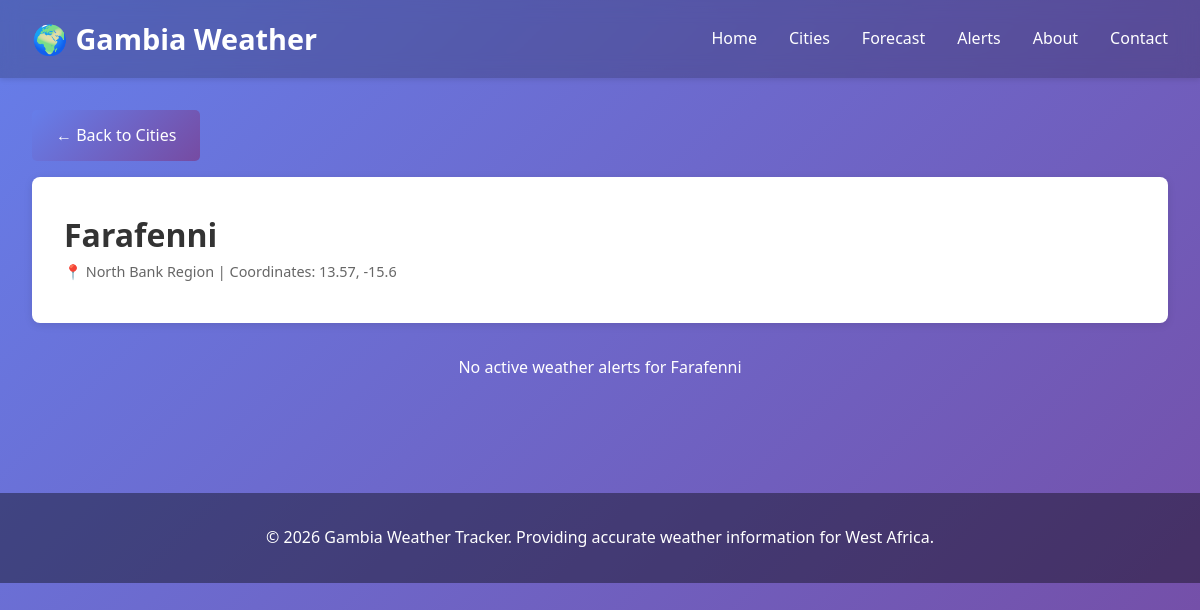
/city/4/, run on the app's committed database.
### blog/models.py (models this page shows, shortened)
class City(models.Model):
    name = models.CharField(max_length=100, unique=True)
    region = models.CharField(max_length=100)
    latitude = models.FloatField()
    longitude = models.FloatField()
    description = models.TextField(blank=True)
    class Meta:
        verbose_name_plural = 'Cities'

### blog/views.py (the view)
# urls.py: path('city/<int:pk>/', views.city_weather, name='city_weather'),
def city_weather(request, pk):
    city = get_object_or_404(City, pk=pk)
    weather = WeatherData.objects.get(city=city) if WeatherData.objects.filter(city=city).exists() else None
    forecast = Forecast.objects.filter(city=city)[:7]
    alerts = WeatherAlert.objects.filter(city=city, is_active=True)
    context = {
        'city': city,
        'weather': weather,
        'forecast': forecast,
        'alerts': alerts,
    }
    return render(request, 'blog/city_weather.html', context)

### blog/templates/blog/city_weather.html (shortened to what this page needs)
{% extends 'base.html' %}
{% block content %}
<div class="container">
    <a href="{% url 'blog:cities_list' %}" class="btn" style="margin-bottom: 1rem;">← Back to Cities</a>
    <div class="city-info">
        <h1>{{ city.name }}</h1>
        <div class="card-meta">📍 {{ city.region }} | Coordinates: {{ city.latitude }}, {{ city.longitude }}</div>
    </div>
    {% if alerts %}
    <section class="section">
        <h2>⚠️ Active Alerts for {{ city.name }}</h2>
        {% for alert in alerts %}
        <div class="alert {% if alert.level == 'alert' %}alert-danger{% elif alert.level == 'warning' %}warning{% else %}info{% endif %}">
            <strong>{{ alert.get_level_display }}: {{ alert.title }}</strong><br>
            {{ alert.description }}<br>
            <small>Expires: {{ alert.expires_at|date:"M d, Y H:i" }}</small>
        </div>
        {% endfor %}
    </section>
    {% else %}
    <section class="section">
        <p style="color: white; text-align: center;">No active weather alerts for {{ city.name }}</p>
    </section>
    {% endif %}
</div>
{% endblock %}

### blog/templates/base.html (style rules this page uses)
* { margin: 0; padding: 0; box-sizing: border-box; }
body { font-family: 'Segoe UI', Tahoma, Geneva, Verdana, sans-serif; line-height: 1.6; color: #333; background: linear-gradient(135deg, #667eea 0%, #764ba2 100%); min-height: 100vh; }
.container { max-width: 1200px; margin: 0 auto; padding: 2rem; }
.section { margin: 2rem 0; }
.card-meta { font-size: 0.9rem; color: #666; margin-bottom: 0.5rem; }
.btn { display: inline-block; padding: 0.8rem 1.5rem; background: linear-gradient(135deg, #667eea 0%, #764ba2 100%); color: white; text-decoration: none; border-radius: 5px; transition: opacity 0.3s; border: none; cursor: pointer; font-size: 1rem; }
.city-info { background: white; padding: 2rem; border-radius: 8px; margin-bottom: 2rem; box-shadow: 0 2px 8px rgba(0,0,0,0.1); }

### data on the page
City: name "Farafenni", region "North Bank Region", latitude "13.57", longitude "-15.6"
